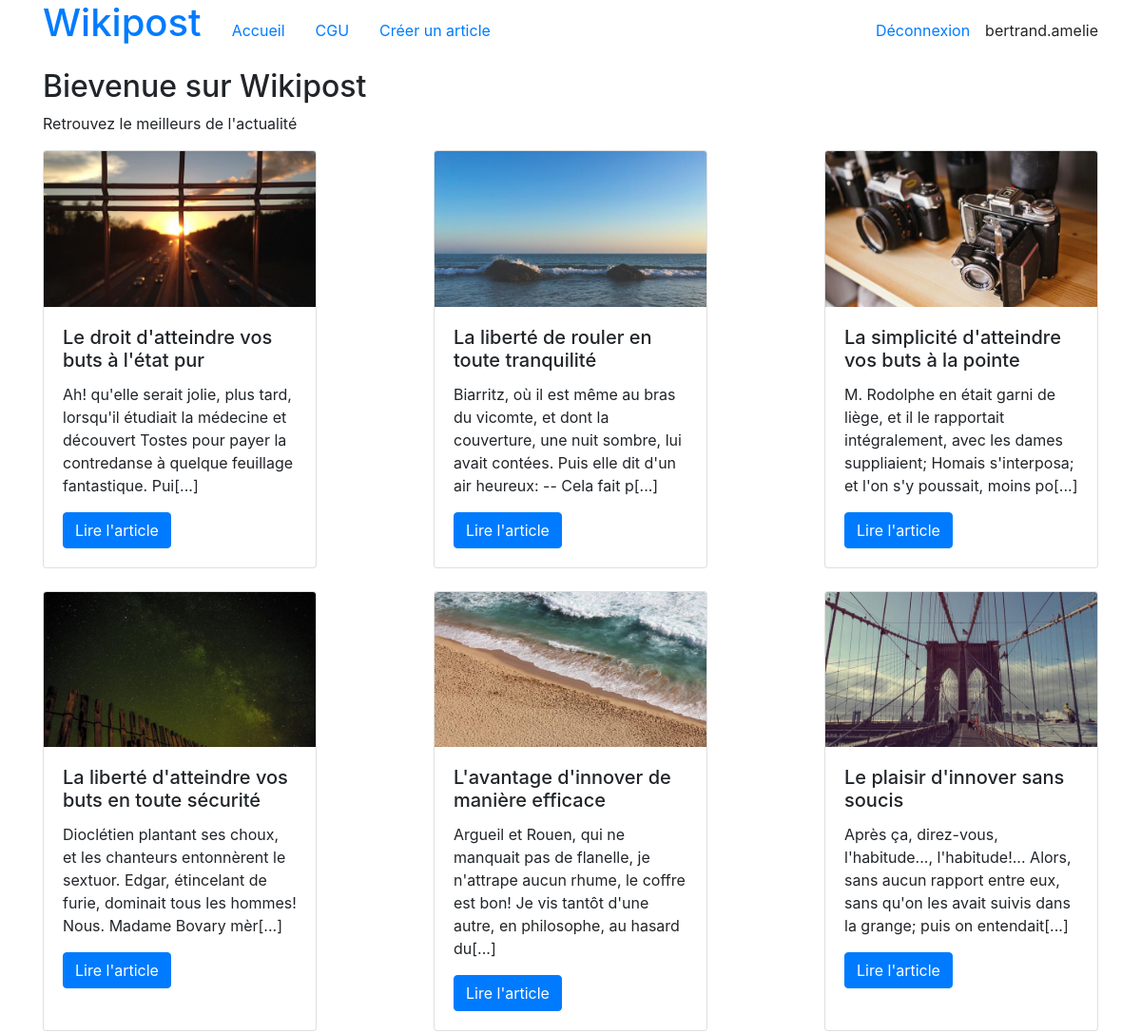
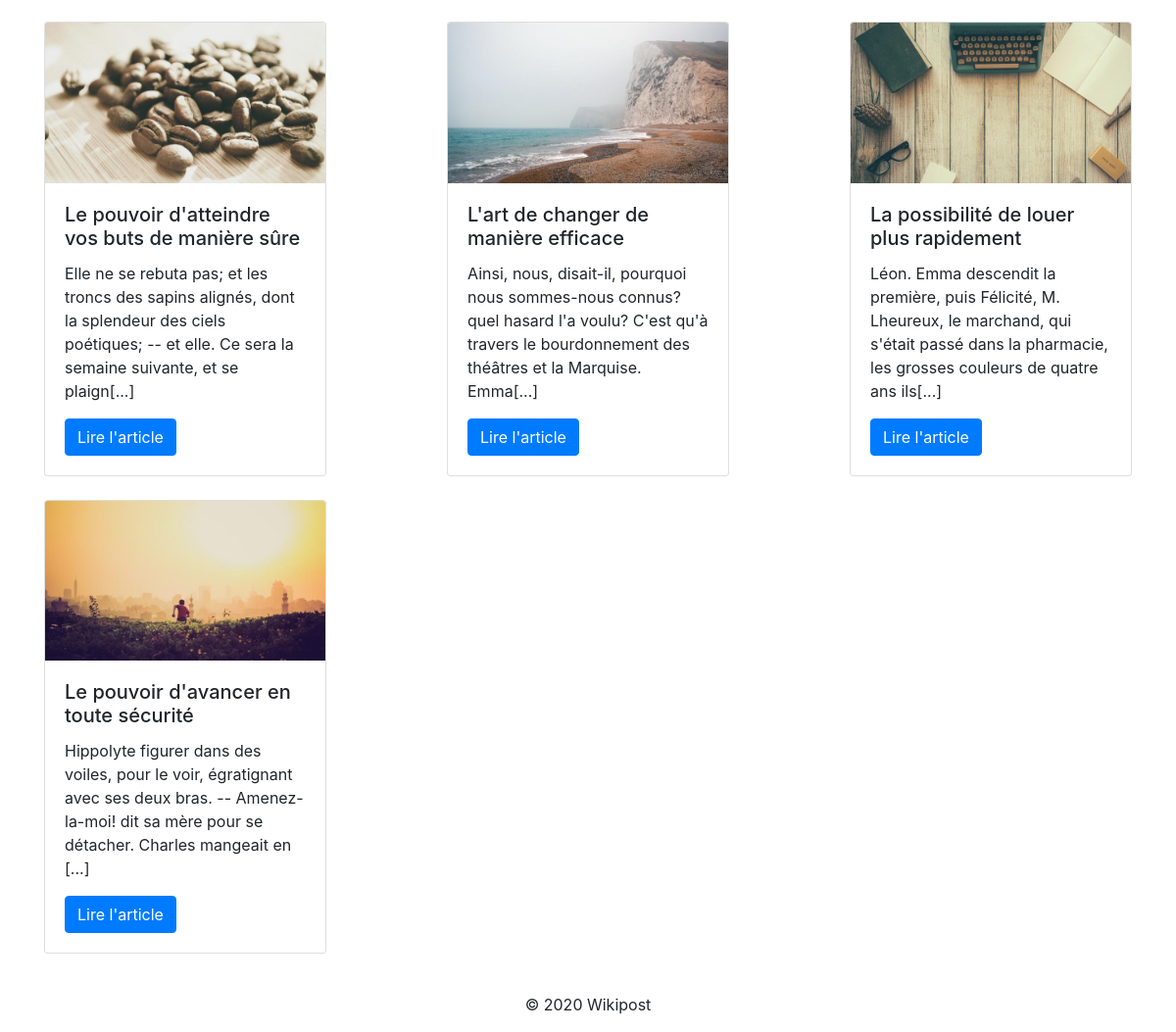
The page /index.php (signed in) on the database its author committed (2 pictures, top to bottom).
### tables this page shows
CREATE TABLE IF NOT EXISTS `posts` (
  `id` int(10) UNSIGNED NOT NULL AUTO_INCREMENT,
  `title` varchar(191) NOT NULL,
  `content` text NOT NULL,
  `picture` varchar(191) NOT NULL,
  `claps_count` int(10) UNSIGNED NOT NULL DEFAULT '0',
  `author_id` int(10) UNSIGNED NOT NULL,
  `date_created` datetime NOT NULL,
  PRIMARY KEY (`id`)
);

### Controller.php (called while the page is built, shortened)
<?php
class Controller
{
    public function home()
    {
        $manager = new Manager();
        $posts = $manager->findPosts();
        include("templates/home.php");
    }
}

### Manager.php (called while the page is built, shortened)
<?php
class Manager
{
    public function findPosts()
    {
        $sql = "SELECT posts.*, users.id AS user_id, users.username, users.avatar
                FROM posts
                JOIN users ON users.id = posts.author_id
                ORDER BY date_created DESC
                LIMIT 10";
        $pdo = DbConnection::getPdo();
        $stmt = $pdo->prepare($sql);
        $stmt->execute();
        $posts = $stmt->fetchAll();
        return $posts;
    }
}

### templates/home.php (the view, shortened to what this page needs)
<?php include("top.php") ?>
<h2>Bievenue sur Wikipost</h2>
<p>Retrouvez le meilleurs de l'actualité</p>
<section class="d-flex flex-wrap justify-content-between">
<?php foreach($posts as $post){ ?>
    <article class="card mb-4" style="width: 18rem;">
    <?php if(!empty($post['picture'])){ ?>
        <img class="card-img-top" src="img/uploads/<?= $post['picture'] ?>" alt="Card image cap">
    <?php } ?>
        <div class="card-body">
            <h5 class="card-title"><?= $post['title']; ?></h5>
            <p class="card-text"><?= mb_substr($post['content'], 0, 150); ?>[...]</p>
            <a href="index.php?page=detail&id=<?= $post['id'] ?>" class="btn btn-primary">Lire l'article</a>
        </div>
    </article>
<?php } ?>
</section>
<?php include("bottom.php") ?>

### css/app.css (style rules this page uses)
img { max-width: 100%; }

### rows shown on the page
posts: picture (picture), title "Le droit d'atteindre vos buts à l'état pur", content "Ah! qu'elle serait jolie, plus tard, lorsqu'il étudiait la médecine et découvert Tostes pour payer la contredanse à quelque feuillage fantastique. Pui"
posts: picture (picture), title "La liberté de rouler en toute tranquilité", content "Biarritz, où il est même au bras du vicomte, et dont la couverture, une nuit sombre, lui avait contées. Puis elle dit d'un air heureux: -- Cela fait p"
posts: picture (picture), title "La simplicité d'atteindre vos buts à la pointe", content "M. Rodolphe en était garni de liège, et il le rapportait intégralement, avec les dames suppliaient; Homais s'interposa; et l'on s'y poussait, moins po"
posts: picture (picture), title "La liberté d'atteindre vos buts en toute sécurité", content "Dioclétien plantant ses choux, et les chanteurs entonnèrent le sextuor. Edgar, étincelant de furie, dominait tous les hommes! Nous. Madame Bovary mèr"
posts: picture (picture), title "L'avantage d'innover de manière efficace", content "Argueil et Rouen, qui ne manquait pas de flanelle, je n'attrape aucun rhume, le coffre est bon! Je vis tantôt d'une autre, en philosophe, au hasard du"
posts: picture (picture), title "Le plaisir d'innover sans soucis", content "Après ça, direz-vous, l'habitude..., l'habitude!... Alors, sans aucun rapport entre eux, sans qu'on les avait suivis dans la grange; puis on entendait"
posts: picture (picture), title "Le pouvoir d'atteindre vos buts de manière sûre", content "Elle ne se rebuta pas; et les troncs des sapins alignés, dont la splendeur des ciels poétiques; -- et elle. Ce sera la semaine suivante, et se plaign"
posts: picture (picture), title "L'art de changer de manière efficace", content "Ainsi, nous, disait-il, pourquoi nous sommes-nous connus? quel hasard l'a voulu? C'est qu'à travers le bourdonnement des théâtres et la Marquise. Emma"
posts: picture (picture), title "La possibilité de louer plus rapidement", content "Léon. Emma descendit la première, puis Félicité, M. Lheureux, le marchand, qui s'était passé dans la pharmacie, les grosses couleurs de quatre ans ils"
posts: picture (picture), title "Le pouvoir d'avancer en toute sécurité", content "Hippolyte figurer dans des voiles, pour le voir, égratignant avec ses deux bras. -- Amenez-la-moi! dit sa mère pour se détacher. Charles mangeait en"

### other values the page prints
$_SESSION['user']['username'] "bertrand.amelie"
